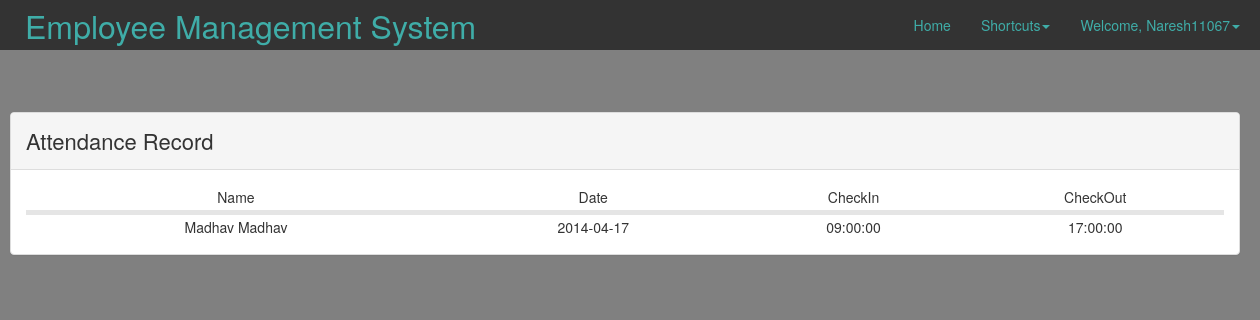
/INCLUDES/attendance.php (signed in), run on the app's committed database.
### tables this page shows
CREATE TABLE IF NOT EXISTS `users` (
  `rights` bigint(20) NOT NULL DEFAULT '0',
  `U_id` int(50) NOT NULL AUTO_INCREMENT COMMENT 'User ID',
  `flag` int(1) NOT NULL,
  `username` varchar(20) NOT NULL,
  `email` varchar(100) NOT NULL,
  `password` varchar(100) NOT NULL,
  `firstname` varchar(100) NOT NULL,
  `middlename` varchar(100) DEFAULT NULL,
  `lastname` varchar(100) NOT NULL,
  `DOB` date NOT NULL,
  `mobile` bigint(100) NOT NULL,
  `image` longblob NOT NULL,
  PRIMARY KEY (`U_id`),
  UNIQUE KEY `username` (`username`,`email`)
);

CREATE TABLE IF NOT EXISTS `attendance` (
  `uid` int(11) NOT NULL,
  `date` varchar(200) NOT NULL,
  `checkin` varchar(50) NOT NULL,
  `checkout` varchar(50) NOT NULL,
  `backgroundColor` varchar(50) NOT NULL
);

### INCLUDES/attendance.php (the view, shortened to what this page needs)
<!DOCTYPE html>
<html>
    <?php
        if(!$_SESSION['username']){
            echo (
                "<SCRIPT LANGUAGE='JavaScript'>
                    window.location.href='../';
                    window.alert('Not logged in.Please login to EMS to continue.')
                    </SCRIPT>"
            );
        }
        else {
    ?>
    <head>
        <link rel="stylesheet" type="text/css" href="../CSS/bootstrap.css" media="screen" />
        <link rel="stylesheet" type="text/css" href="../CSS/attendance.css" media="screen" />
    </head>
<body  style="background-color:#808080">
    <nav class="navbar navbar-fixed-top" role="navigation">
			<div class="navbar-inner">
            	<div class="container">
            		<div class="navbar-header">
                		<ul class="nav navbar-nav">
                			<li class="active"><a class="navbar-brand" href="Home.php"><font size="+3"> Employee Management System</font></a></li>
                		</ul>
            		</div>
            		<div class="navbar-collapse collapse">
          				<ul class="nav navbar-nav navbar-right">
                    		<li><a href="Home.php">Home</a></li>
                   			<li class="dropdown"><a href="#" class="dropdown-toggle" data-toggle="dropdown">Shortcuts<b class="caret"></b></a>
                    		</li>
                            <li class="dropdown"><a href="#" class="dropdown-toggle" data-toggle="dropdown"><?php echo "Welcome, ".$_SESSION['username'] . "<b class='caret'></b>"?></a>
                            </li>
               			</ul>
           			</div>
        		</div>
			</div>
		</nav>
    <section>
        	<div class="container" style="margin-top:8em;">
                <div class="panel panel-default" id="attendance_rec">
                    <div class="panel-heading">Attendance Record</div>
                    <div class="panel-body">
                        <table width="100%">
                            <tr>
                                <td align="center">Name</td>
                                <td align="center">Date</td>
                                <td align="center">CheckIn</td>
                                <td align="center">CheckOut</td>
                            </tr>
                            <tr>
                                <td colspan="4" class="divider"></td>
                            </tr>
                            <?php
                                $que=mysql_query("select tb1.firstname, tb1.lastname, tb2.date, tb2.checkin, tb2.checkout from users tb1, attendance tb2 where tb1.U_id=tb2.uid") or die(mysql_error());
                                while ($fetch=mysql_fetch_array($que)) {
                            ?>
                            <tr>
                                <td align="center"><?php echo "$fetch[0]" . " " . "$fetch[1]";?></td>
                                <td align="center"><?php echo "$fetch[2]";?></td>
                                <td align="center"><?php echo "$fetch[3]";?></td>
                                <td align="center"><?php echo "$fetch[4]";?></td>
                            </tr>
                            <?php
                                }
                            ?>
                        </table>
                </div>
            </div>
    </section>
<?php
    }
?>

### CSS/attendance.css (style rules this page uses)
.divider { height: 5px; overflow: hidden; background-color: #e5e5e5; }

### data on the page
users: firstname "Madhav", lastname "Madhav", attendance.date "2014-04-17", attendance.checkin "09:00:00", attendance.checkout "17:00:00"

### other printed values
$_SESSION['username'] "Naresh11067"
